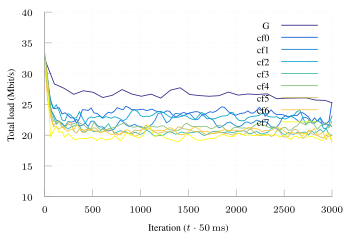

The gnuplot source for this figure:
set terminal tikz standalone color size 9cm,6cm font '\scriptsize' preamble '\usepackage{microtype} \usepackage{times} \usepackage[T1]{fontenc} \usepackage[binary-units, per-mode=symbol]{siunitx}\sisetup{detect-all}'
set output "ftprep-tcp-cap-combine-load.tex"

load "parula.pal"

set style line 102 lc rgb '#a0a0a0' lt 1 lw 1
set border ls 102
set colorbox border 102
set key textcolor rgb "black"
set tics textcolor rgb "black"
set label textcolor rgb "black"

set border 3
set grid x y
set xtics nomirror
set ytics nomirror

#set key autotitle columnhead
set datafile separator ","

set xlabel "Iteration ($t \\cdot{} \\SI{50}{\\milli\\second}$)"
set ylabel "Total load (\\si{\\mega\\bit\\per\\second})"

set xrange [0.0:3000.0]

plot '../results/ft-tcp-cap-g-avg.csv' u 1:4 w lines smooth sbezier title "G", \
     '../results/ft-tcp-cap-combine-f0-avg.csv' u 1:4 w lines smooth sbezier title "cf0", \
     '../results/ft-tcp-cap-combine-f1-avg.csv' u 1:4 w lines smooth sbezier title "cf1", \
     '../results/ft-tcp-cap-combine-f2-avg.csv' u 1:4 w lines smooth sbezier title "cf2", \
     '../results/ft-tcp-cap-combine-f3-avg.csv' u 1:4 w lines smooth sbezier title "cf3", \
     '../results/ft-tcp-cap-combine-f4-avg.csv' u 1:4 w lines smooth sbezier title "cf4", \
     '../results/ft-tcp-cap-combine-f5-avg.csv' u 1:4 w lines smooth sbezier title "cf5", \
     '../results/ft-tcp-cap-combine-f6-avg.csv' u 1:4 w lines smooth sbezier title "cf6", \
     '../results/ft-tcp-cap-combine-f7-avg.csv' u 1:4 w lines smooth sbezier title "cf7"
